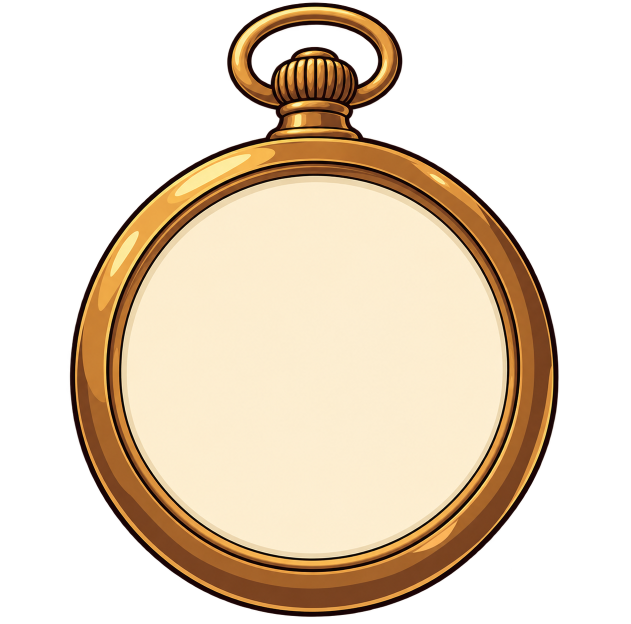
#> input picture apps/HypnoMonkey/design/watch_art/source-bronze.png, 1261 x 1247 px (shown at 1/2 size)
$ python build.py
#> lines starting #> are read from the running program, lines starting #| are printed output that depends on the picture
"""Register the generated watch dial and derive inked bronze/silver/gold tiers."""
from pathlib import Path
from PIL import Image,ImageDraw,ImageFont,ImageOps
import colorsys,hashlib,json
R=Path(__file__).resolve().parent;A=R.parents[1];O=A/'static/assets/sprites/hypnoWatches';O.mkdir(exist_ok=True)
im=Image.open(R/'source-bronze.png').convert('RGBA');W,H=im.size
#> further down, im is the input picture: PIL image 1261x1247 RGBA; mean R, G, B, A 105, 89.2, 69.5, 128.3
#> after `W, H = im.size`: W = 1261; H = 1247
# Find the pale blank dial, distinct from warm metal. Used for exact label anchor.
pts=[(i%W,i//W) for i,(r,g,b,a) in enumerate(im.getdata()) if a>240 and r>220 and g>205 and b>160 and max(r,g,b)-min(r,g,b)<90]
#> pts = 463414 items
xs=[p[0] for p in pts];ys=[p[1] for p in pts];center=((min(xs)+max(xs))/2,(min(ys)+max(ys))/2)
#> after `xs = [p[0] for p in pts]`: xs = 463414 items
#> after `ys = [p[1] for p in pts]`: ys = 463414 items
#> after `center = ((min(xs) + max(xs)) / 2, (min(ys) + max(ys)) / 2)`: center = (619, 566.5)
# Source highlights can join the pale mask; principal dial center is measured
# from the inner circular face (source-specific reviewed landmark).
center=(W*.5,H*.602);scale=430/H
#> after `center = (W * 0.5, H * 0.602)`: center = (630.5, 750.7)
#> after `scale = 430 / H`: scale = 0.345
registered=Image.new('RGBA',(512,512));size=(round(W*scale),round(H*scale));small=im.resize(size,Image.Resampling.LANCZOS);origin=(round(256-center[0]*scale),round(300-center[1]*scale));registered.alpha_composite(small,origin)
#> after `registered = Image.new('RGBA', (512, 512))`: registered: PIL image 512x512 RGBA; every value is 0
#> after `size = (round(W * scale), round(H * scale))`: size = (435, 430)
#> after `small = im.resize(size, Image.Resampling.LANCZOS)`:
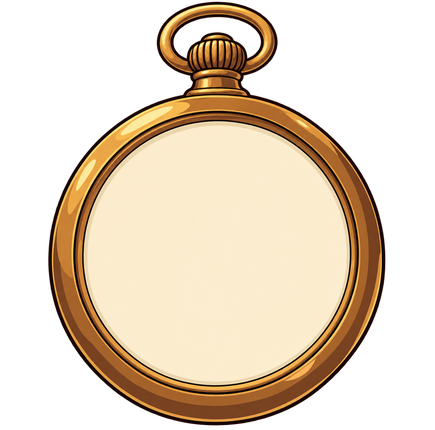
#> small: PIL image 435x430 RGBA; mean R, G, B, A 104.5, 88.9, 69.2, 128.3; transparent parts drawn white
#> after `origin = (round(256 - center[0] * scale), round(300 - center[1] * scal`: origin = (39, 41)
#> after `registered.alpha_composite(small, origin)`:
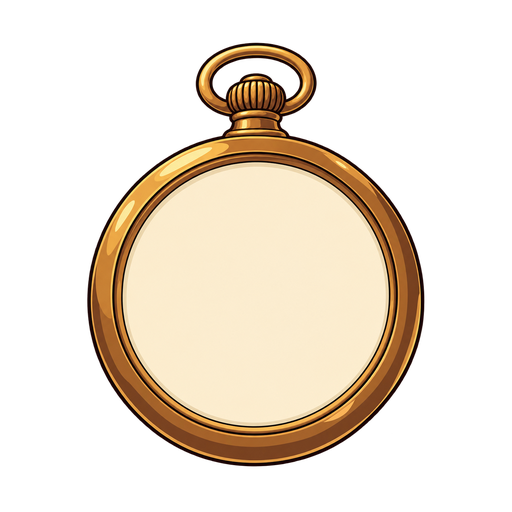
#> registered: PIL image 512x512 RGBA; mean R, G, B, A 74.6, 63.4, 49.4, 91.5; transparent parts drawn white
base=registered
palettes={'bronze':['#261b17','#74442c','#a76a3a','#c98c52','#e9b879','#f3d6a5','#f6e7c7'], 'silver':['#242124','#535761','#818c9a','#aebac5','#d7e0e4','#f1eee4','#f6e7c7'],'gold':['#281c16','#8b5124','#bd7f27','#e1aa35','#f6cc65','#ffe4a0','#f6e7c7']}
for name,colors in palettes.items():
 values=[]
 for red,green,blue,a in base.getdata():
  # Keep cream dial quiet, choose six ink/metal bands outside it.
  if a<16:values.append((0,0,0,0));continue
  lum=.2126*red+.7152*green+.0722*blue
  dial=red>220 and green>205 and blue>160
  index=6 if dial else 0 if lum<55 else 1 if lum<105 else 2 if lum<145 else 3 if lum<185 else 4 if lum<220 else 5
  rgb=tuple(bytes.fromhex(colors[index][1:]));values.append((*rgb,a))
 out=Image.new('RGBA',base.size);out.putdata(values);out.save(O/f'watch-{name}.png')
#> this loop made 3 passes
#> pass 1, `out = Image.new('RGBA', base.size)`:
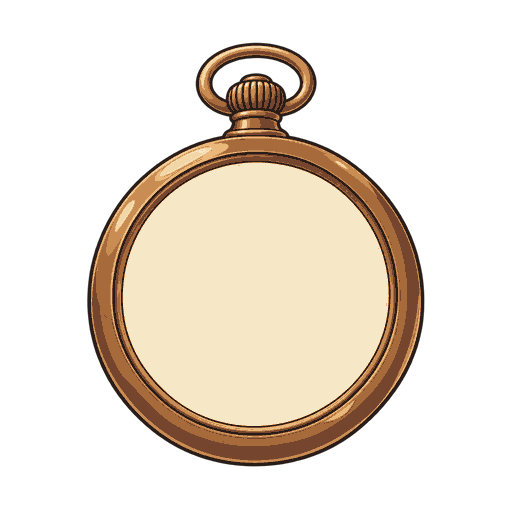
#> saved as watch-bronze.png: PIL image 512x512 RGBA; mean R, G, B, A 72.3, 62.2, 50.3, 91.5; transparent parts drawn white
#> after the loop:
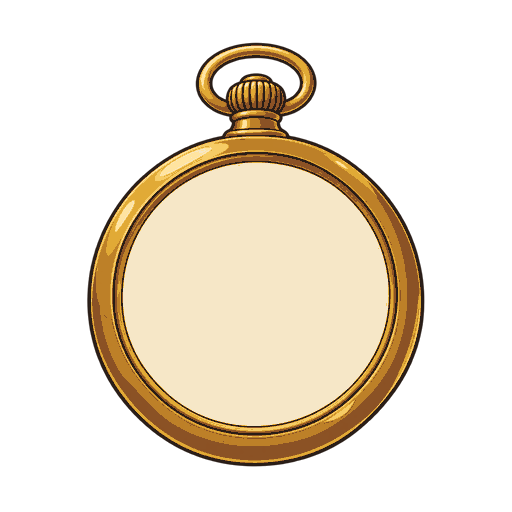
#> out: PIL image 512x512 RGBA; mean R, G, B, A 75, 64.6, 48.3, 91.5; transparent parts drawn white
review=Image.new('RGB',(1000,430),'#b8b1a4');d=ImageDraw.Draw(review);font=ImageFont.truetype(str(A/'static/fonts/TitanOne.ttf'),36)
for i,name in enumerate(palettes):
 img=Image.open(O/f'watch-{name}.png');img.thumbnail((300,300));review.paste(img,(i*333+16,20),img);d.text((i*333+166,196),['×2','×25','×100'][i],font=font,fill='#261b17',anchor='mm');d.text((i*333+166,350),name,font=font,fill='#261b17',anchor='mm')
#> after `img.thumbnail((300, 300))`:
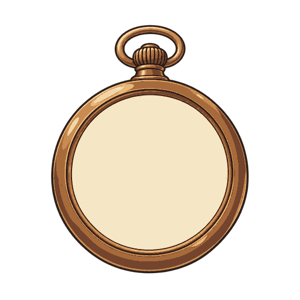
#> img: PIL image 300x300 RGBA; mean R, G, B, A 72.1, 62, 50.2, 91.5; transparent parts drawn white
#> after `review.paste(img, (i * 333 + 16, 20), img)`:
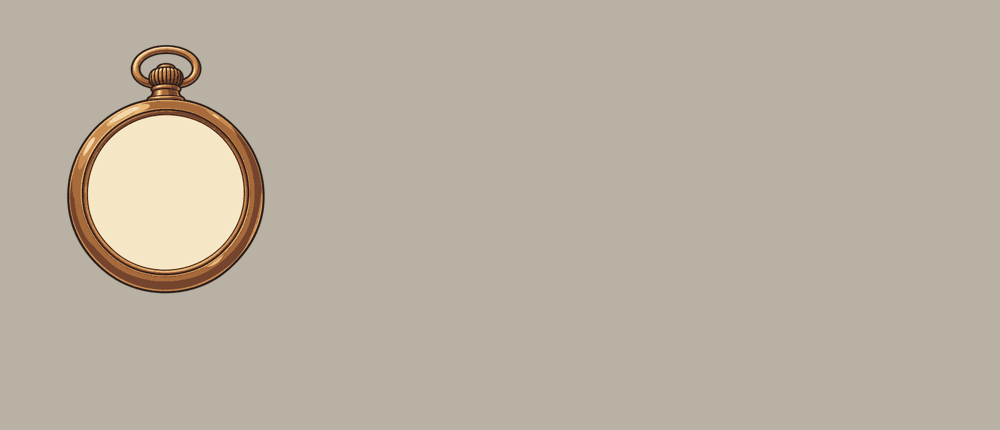
#> review: PIL image 1000x430 RGB; mean R, G, B 185.2, 176.6, 162.1
review.save(R/'tiers.jpg',quality=96)
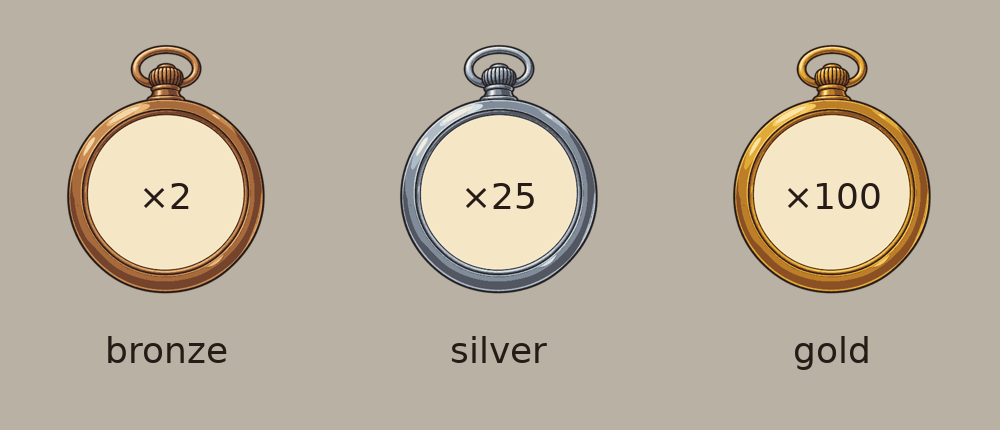
#> saved as tiers.jpg: PIL image 1000x430 RGB; mean R, G, B 185.7, 175.6, 158.7
meta={'sourceSha256':hashlib.sha256((R/'source-bronze.png').read_bytes()).hexdigest(),'size':[512,512],'dialAnchor':[.5,300/512],'tiers':{'bronze':'2–10','silver':'15–50','gold':'100+'},'runtime':{p.name:hashlib.sha256(p.read_bytes()).hexdigest() for p in O.glob('*.png')},'palettes':palettes}
(R/'manifest.json').write_text(json.dumps(meta,ensure_ascii=False,indent=2)+'\n')
print('Three registered tiers ready; dial anchor .5, .5859375')
